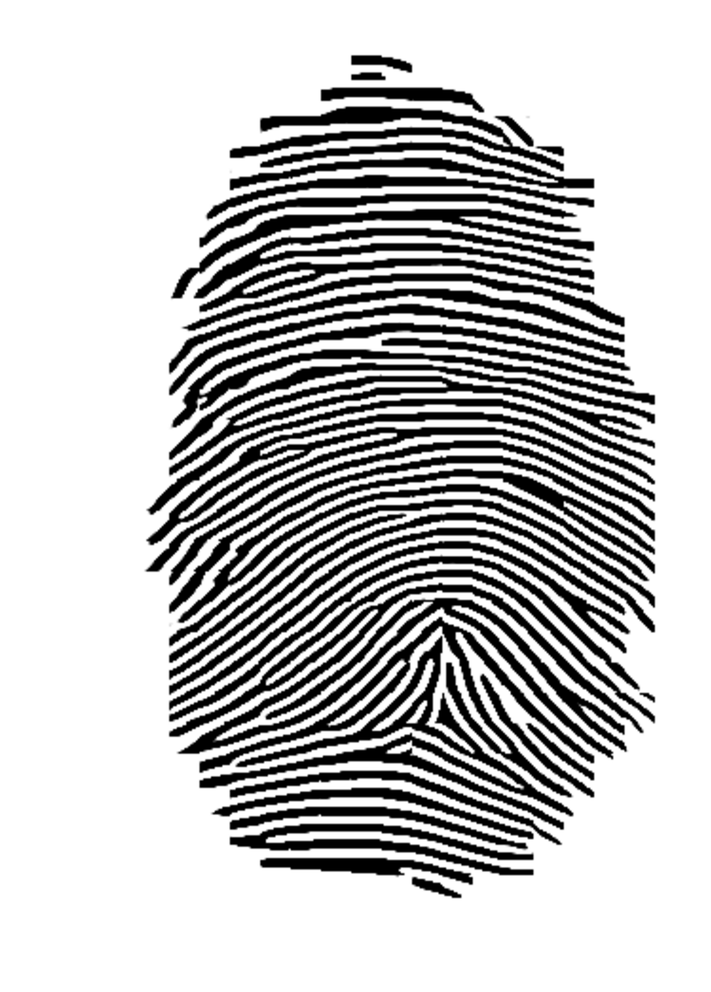
#> input picture example1.png, 711 x 992 px, shrunk from 937 x 1307 before the run
$ python Skeletonizaition.py
#> lines starting #> are read from the running program, lines starting #| are printed output that depends on the picture; after the words box and inside, x2 and y2 are one past the last pixel; in counts of white or black regions, pixels touching at a corner belong together
import cv2
import numpy as np
from PIL import Image


img = cv2.imread('example1.png', 0)
#> img is the input picture: shape (992, 711); min 0, max 255, mean 193.3

size = np.size(img)
#> size = 705312
skel = np.zeros(img.shape, np.uint8)

ret, img = cv2.threshold(img, 127, 255, 0)
#> img: shape (992, 711); 75.9% white; 42 black regions, largest, box (x1, y1, x2, y2) and area: (169, 570, 655, 759) 17466, (146, 412, 655, 572) 10233, (200, 636, 573, 830) 9616
element = cv2.getStructuringElement(cv2.MORPH_CROSS, (3,3))
done = False

while(not done):
	eroded = cv2.erode(img, element)
	temp = cv2.dilate(eroded, element)
	temp = cv2.subtract(img, temp)
	skel = cv2.bitwise_or(skel, temp)
	img = eroded.copy()

	zeros = size - cv2.countNonZero(img)
	if(zeros == size):
	  done = True
#> this loop made 380 passes
#> zeros on passes 1 to 3: 212165, 253040, 292962
#> pass 1, `eroded = cv2.erode(img, element)`:
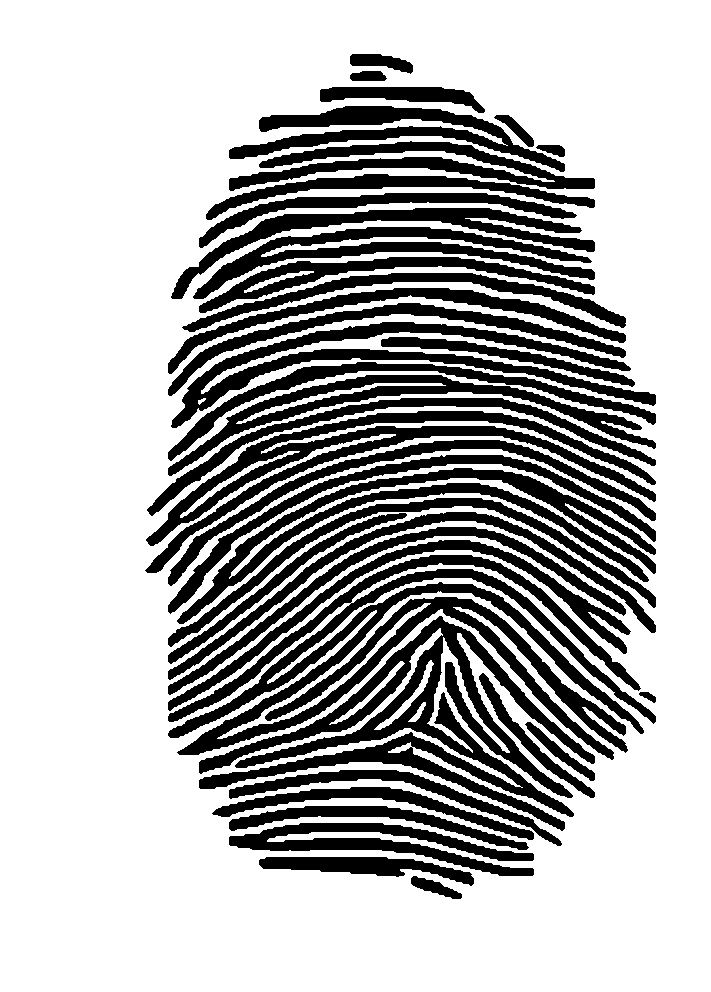
#> eroded: shape (992, 711); 69.9% white; 40 black regions, largest, box (x1, y1, x2, y2) and area: (168, 555, 656, 760) 26716, (199, 616, 595, 831) 21135, (145, 411, 656, 573) 12915
#> pass 1, `temp = cv2.subtract(img, temp)`:
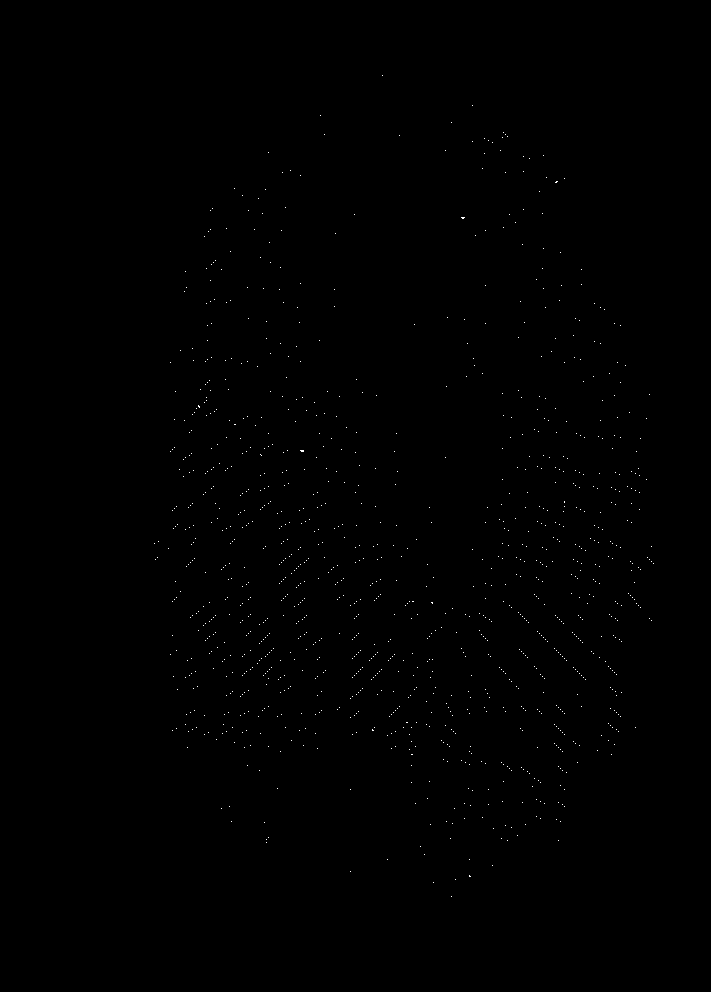
#> temp: shape (992, 711); 0.17% white in thin lines or dots, all inside (x1, y1, x2, y2) = (154, 75, 654, 897)
#> pass 2, `eroded = cv2.erode(img, element)`:
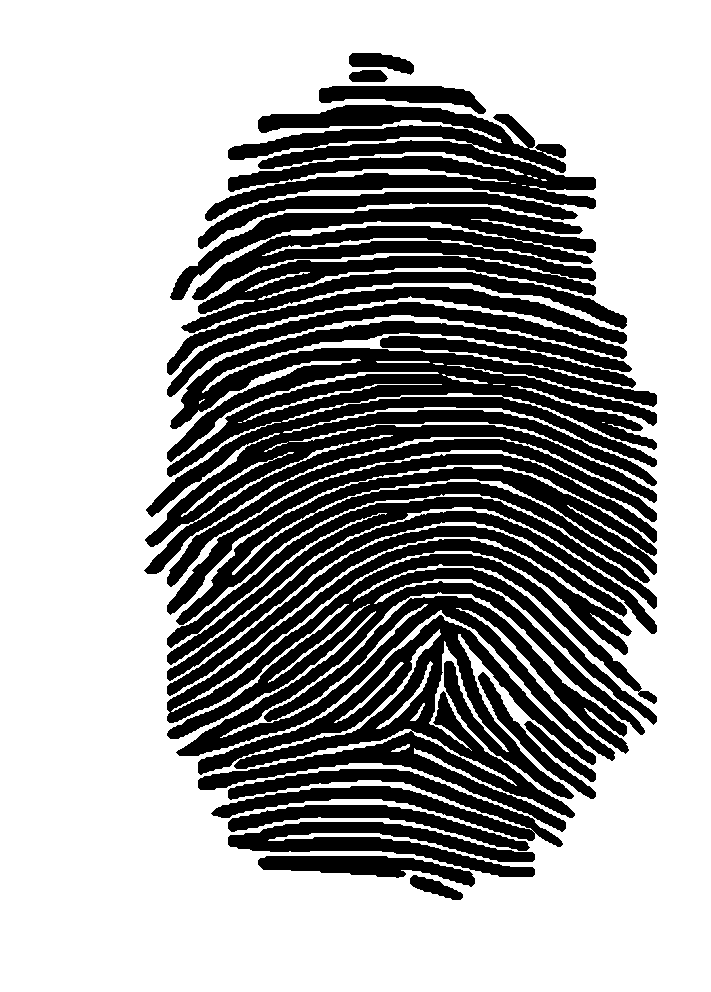
#> eroded: shape (992, 711); 64.1% white; 24 black regions, largest, box (x1, y1, x2, y2) and area: (144, 321, 657, 574) 47504, (167, 539, 657, 761) 38178, (170, 207, 627, 333) 27097
#> after the loop: eroded: shape (992, 711); every value is 0
#> after the loop:
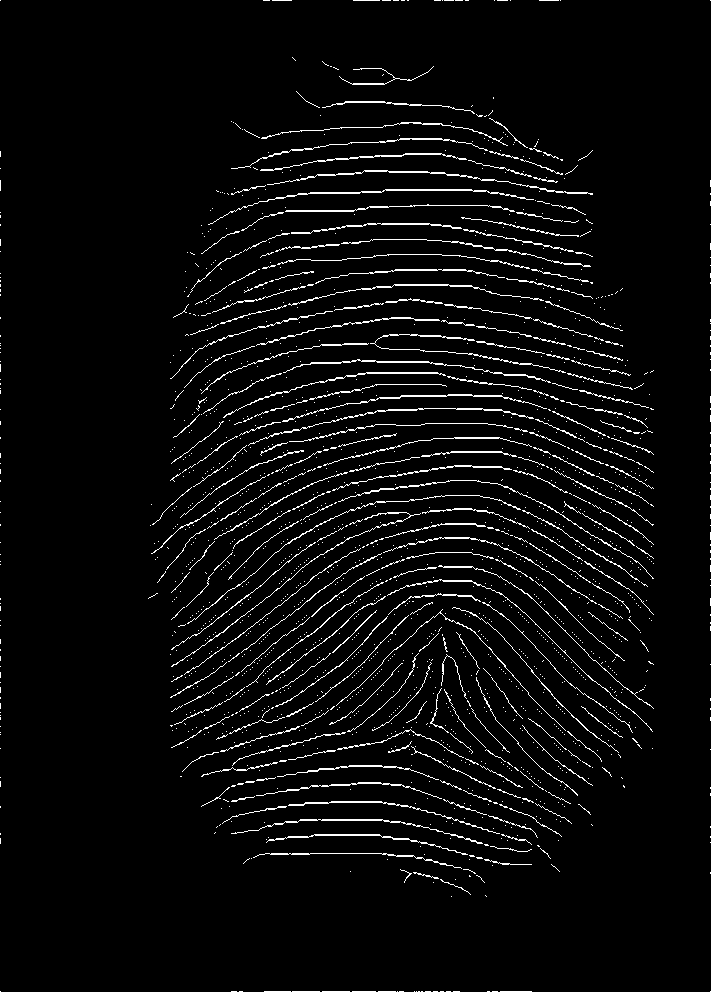
#> skel: shape (992, 711); 4.1% white in thin lines or dots

for r,row in enumerate(skel):
    for c,value in enumerate(row):
        skel[r][c] = 255 - value
#> skel: shape (992, 711); 95.9% white; black in thin lines or dots

cv2.imwrite("skel.png", skel)
cv2.waitKey(0)
cv2.destroyAllWindows()
